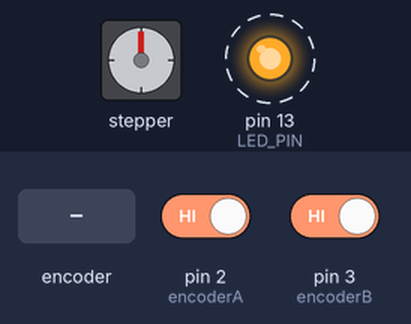
A sketch run on a simulated Arduino Uno, built with avr-gcc and run on an emulated ATmega328P. Parts: stepper motor, output pins drawn as LEDs (lit = HIGH). Dashed ring = blinking. Inputs (shaded band) come from the test bench; at power-on: pin 2 (encoderA) HIGH, pin 3 (encoderB) HIGH. Stepper angles assume 200 steps per turn.

Above: at 1.28 s.
1.3 s: rotary encoder on pin 2 (encoderA) / pin 3 (encoderB) turned 1 step (first pin leading)
At 1.46 s:
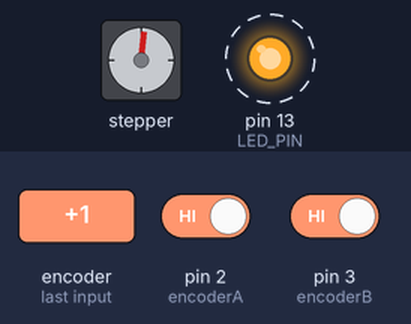
4.3 s: rotary encoder on pin 2 (encoderA) / pin 3 (encoderB) turned 3 steps (first pin leading)
At 4.9 s:
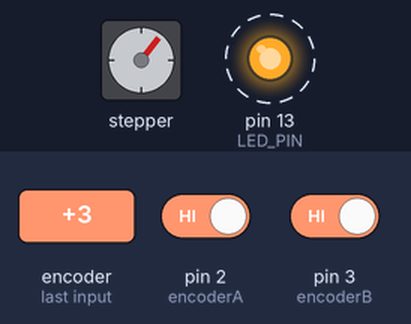
7.3 s: rotary encoder on pin 2 (encoderA) / pin 3 (encoderB) turned 1 step (first pin leading)
At 7.52 s:
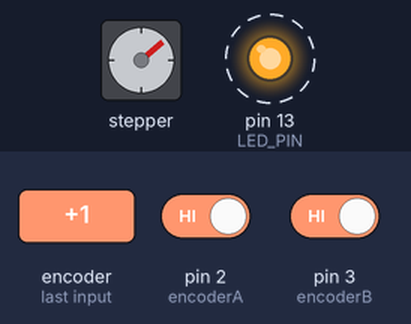
10.3 s: rotary encoder on pin 2 (encoderA) / pin 3 (encoderB) turned 3 steps (first pin leading)
At 10.96 s:
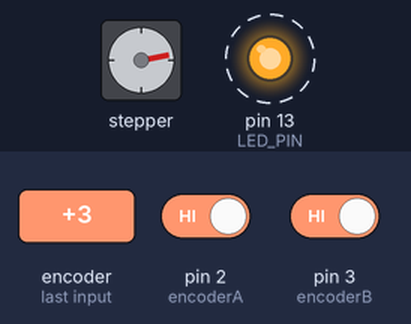
13.3 s: rotary encoder on pin 2 (encoderA) / pin 3 (encoderB) turned 1 step (first pin leading)
At 13.59 s:
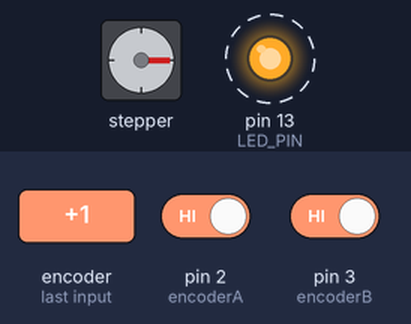
Timing chart, 0 to 17.3 s (numbered marks = the images above; inputs shaded):
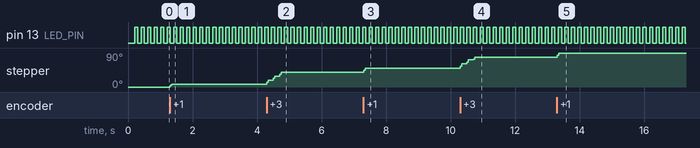

The sketch:

SwingUp.ino
```cpp
#include <AccelStepper.h>
#include <AS5600.h>
#include <Wire.h>

// Define the stepper motor connections
#define dirPin 8  // Direction
#define stepPin 9 // Step
#define LED_PIN 13

#define encoderA 2
#define encoderB 3

#define frac(x) (int(1000 * (x - int(x))))

// Create an instance of the AccelStepper class
AccelStepper stepper(AccelStepper::DRIVER, stepPin, dirPin);

#define stepsPerRevolution 200 * 4 // 200 steps per revolution * 4 microsteps

volatile long encoderPosition = 0;

float pendulum_initial_position = 0.0f;
float pendulum_target_deg = 180.0;
float motor_target_pos = 0.0;

float prevError = 0.0;
float integral = 0.0;

// // Variables for PID control
/*
float Kp = 5.0;
float Ki = 0.0;
float Kd = 0.0;
*/

// Ziegler-Nichols parameters
float Ku = 2.0; // critical gain
float Tu = 0.1; // oscillation period

// Variables for PID control
float Kp = 10 * Ku; // Was 1.5
float Ki = 0 * Kp / Tu; // Was 0.15
float Kd = 0 * Kp * Tu / 8;

// Define the control frequency and period
const int controlFrequency = 10000;                // in Hertz
const float controlPeriod = 1 / controlFrequency; // in seconds

bool justStarted = true;

// Define variables for moving average filter
double pendulum_actual_deg;

// State machine variables
enum State
{
    WAITING,
    SWINGING_UP,
    BALANCING
};
State state = WAITING;

bool can_print = false;

void tare_pendulum_encoder()
{
    pendulum_initial_position = 0.0;
    pendulum_initial_position = convertRawAngleToDegrees();
}

// Computes the smoothing coefficient for an exponential low-pass filter based on the desired cutoff frequency.
// This coefficient, `alpha`, determines how much of the previous state and the new value contribute to the filtered result.
//
// The coefficient is calculated based on the following parameters:
// - `freq`: Desired cutoff frequency in Hz (cycles per second). This defines the point below which the signal will pass
//          through the filter and above which it will be attenuated. Frequencies higher than this cutoff will be filtered out.
// - `dt`: Time interval between updates (in seconds). This value is the time step between consecutive filter updates.
//
// The coefficient `alpha` is bounded between 0.0 and 1.0:
// - 0.0 means no smoothing (only the latest value is used, and no memory of previous states).
// - 1.0 means no update (only the previous state is retained, and the new values are ignored).
//
// The function computes `alpha` using the following formula, where `omega` is the angular frequency corresponding to the desired cutoff frequency:
//   omega = 2 * π * freq
//   alpha = (1 - omega * dt / 2) / (1 + omega * dt / 2)
//
// After computing the coefficient, it is clamped between 0.0 and 1.0 to ensure stability and prevent extreme values.
//
// Example usage:
//   double alpha = alpha_from_freq(500.0, 0.002); // For a 500 Hz cutoff with a 2ms time step.
//
// Returns:
//   The clamped smoothing coefficient `alpha`, which is used in the exponential low-pass filter.
double alpha_from_freq(double freq, double dt)
{
    // Compute the angular frequency (omega)
    double omega = 2.0 * M_PI * freq;

    // Compute the smoothing coefficient (alpha)
    double coeff = (1.0 - omega * dt / 2.0) / (1.0 + omega * dt / 2.0);

    // Clamp the coefficient between 0.0 and 1.0 to prevent instability
    if (coeff < 0.0)
    {
        coeff = 0.0;
    }
    if (coeff > 1.0)
    {
        coeff = 1.0;
    }

    return coeff;
}

void print_plot(float target, float pos)
{
    static unsigned long t0 = 0;
    if (can_print)
    {
        unsigned long t1 = millis();
        if (t1 - t0 > 10)
        {
            t0 = t1;
            // Print the actual and target motor positions
            Serial.print(stepper.currentPosition());
            Serial.print(",");
            Serial.print(target);
            Serial.print(",");
            Serial.println(pos);
        }
    }
}

void check_serial()
{
    if (Serial.available())
    {
        char buffer[1024];
        int size = Serial.readBytes(buffer, 1024);
        if (size >= 0)
        {
            char cmd = buffer[0];
            switch (cmd)
            {
            case 'P':
            case 'p':
                can_print = !can_print;
                break;
            case 'M':
            case 'm':
                //print_magnet_info();
                break;
            case 'T':
            case 't':
                tare_pendulum_encoder();
                break;
            }
        }
    }
}

void setup()
{
    Serial.begin(115200); // Start the serial communication
    pinMode(encoderA, INPUT_PULLUP);
    pinMode(encoderB, INPUT_PULLUP);

    attachInterrupt(digitalPinToInterrupt(encoderA), readEncoder, CHANGE);

    pinMode(LED_PIN, OUTPUT);
    digitalWrite(LED_PIN, HIGH);

    // Set the maximum speed and acceleration
    stepper.setMaxSpeed(200000);
    stepper.setAcceleration(100000);

    // Set initial position
    tare_pendulum_encoder();

    digitalWrite(LED_PIN, LOW);

    pendulum_actual_deg = convertRawAngleToDegrees();
}

void blink()
{
    static unsigned long t0 = 0;
    static bool is_on = false;
    int period = can_print ? 500 : 100;
    unsigned long t1 = millis();
    if (t1 - t0 > period)
    {
        digitalWrite(LED_PIN, is_on ? HIGH : LOW);
        is_on = !is_on;
        t0 = t1;
    }
}

void loop()
{
    blink();

    check_serial();

    static unsigned long prevTimeUS = 0;
    unsigned long currentTimeUS = micros();
    unsigned long dt = currentTimeUS - prevTimeUS;
    float elapsedTime = (float)dt * 1e-6;
    prevTimeUS = currentTimeUS;

    // first, we wait for a person to move the pendulum close to the vertical position.
    // then we start the motor and we try to balance it.
    // we should not command the motor beyond +-90 degrees from its starting position.

    double alpha = alpha_from_freq(500.0, (double)dt * 1e-6);
    // Get the pendulum position
    pendulum_actual_deg = alpha * pendulum_actual_deg + (1.0 - alpha) * convertRawAngleToDegrees();

    // Find closest upright target
    int revs = pendulum_actual_deg / 360;
    pendulum_target_deg = 180.0f * (pendulum_actual_deg > 0 ? 1.0f : -1.0f) + 360.0f * (float)revs;

    float margin_in_deg = 30.0; // in degrees
    bool pendulum_close_to_vertical = fabs(pendulum_target_deg - pendulum_actual_deg) <= margin_in_deg;

    if (state == WAITING)
    {
        if (pendulum_close_to_vertical)
        {
            // Switch the state to 'balancing'
            state = BALANCING;

            // Enable the motor outputs
            //stepper.enableOutputs();

            // Set the motor target position to the current position
            motor_target_pos = stepper.currentPosition();
        }

        else if (elapsedTime >= controlPeriod)
        {

            float current_pendulum_velocity = calculate_velocity_simple(pendulum_actual_deg, elapsedTime);

            //motor_target_pos = stepper.currentPosition() + swing_up_bang_bang(pendulum_actual_deg, current_pendulum_velocity);
            motor_target_pos = stepper.currentPosition() + swing_up_bang_bang_improved(pendulum_actual_deg, current_pendulum_velocity);

            stepper.moveTo(motor_target_pos);
        }

        stepper.moveTo(motor_target_pos);
        stepper.run();
    }
    else if (state == BALANCING)
    {
        if (!pendulum_close_to_vertical)
        {
            // Switch the state to 'waiting'
            state = WAITING;

            // Stop the motor
            stepper.stop();

            // Disable the motor outputs
            //stepper.disableOutputs();

            // Reset the PID control variables
            prevError = 0.0;
            integral = 0.0;
        }
    }

    if (state == BALANCING && elapsedTime >= controlPeriod)
    {
        // Calculate the error
        float error = pendulum_target_deg - pendulum_actual_deg;

        // Calculate the integral
        integral += error * elapsedTime;

        // Calculate the derivative
        float derivative = (error - prevError) / elapsedTime;
        prevError = error;

        // Calculate the PID output
        float output = Kp * error + Ki * integral + Kd * derivative;

        // Limit the output to prevent the motor from moving too fast
        long output_limit = convertDegreesToSteps(30);
        if (output > output_limit)
        {
            output = output_limit;
        }
        else if (output < -output_limit)
        {
            output = -output_limit;
        }

        // Update motor target position based on PID output
        motor_target_pos = stepper.currentPosition() + output;

        // Move the motor
        stepper.moveTo(motor_target_pos);
    }

    if (state == BALANCING)
    {
        // Move the motor to the target position
        stepper.moveTo(motor_target_pos);

        // Run the stepper motor
        stepper.run();
    }
}

long convertDegreesToSteps(float degrees)
{
    // Convert degrees to steps
    return degrees * stepsPerRevolution / 360;
}

/*
 * Convert the raw angle from the AS5600 magnetic encoder to degrees.
 */

long readEncoder() {
  bool A = digitalRead(encoderA);
  bool B = digitalRead(encoderB);

  encoderPosition += (A == B) ? 1 : -1;

  return encoderPosition;
}

float convertRawAngleToDegrees()
{
    static long raw_prev = 0;
    static bool first_reading = true;
    static float position = 0.0f;
    // Get the current position of the AS5600
    noInterrupts();
    long raw = encoderPosition;
    interrupts();

    if (first_reading)
    {
        raw_prev = raw;
        first_reading = false;
    }
    long delta = raw - raw_prev;
    position += (float)delta * 0.3;
    raw_prev = raw;

    return position;
}

// Helper function to get sign of a number
float sign(float value)
{
    if (value > 0) return 1.0f;
    if (value < 0) return -1.0f;
    return 0.0f;
}

float calculate_velocity_simple(float current_position_deg, float elapsed_time_sec)
{
    static float previous_position = 0.0f;
    static bool first_call = true;

    if (first_call)
    {
        previous_position = current_position_deg;
        first_call = false;
        return 0.0f;
    }

    float velocity = (current_position_deg - previous_position) / elapsed_time_sec;
    previous_position = current_position_deg;

    return velocity; // degrees per second
}

// Simple bang-bang swing-up controller
float swing_up_bang_bang(float pendulum_angle_deg, float pendulum_velocity_deg_per_sec)
{

    static const float SWING_AMPLITUDE = 5000.0f;
    static const float VELOCITY_THRESHOLD = 10.0f;
    static const float ANGLE_THRESHOLD = 60.0f; // Aplicăm control doar când e aproape de jos

    float control_output = 0.0f;

    // Aplicăm control doar când pendulul se mișcă suficient de repede
    // și este în zona de jos (nu când e sus)
    if (fabs(pendulum_velocity_deg_per_sec) > VELOCITY_THRESHOLD
        && fabs(pendulum_angle_deg) < ANGLE_THRESHOLD
        )
    {
        // REGULA SIMPLĂ: Aplică forță în direcția mișcării pentru a adăuga energie
        control_output = SWING_AMPLITUDE * -sign(pendulum_velocity_deg_per_sec);
    }

    return control_output;
}

float swing_up_bang_bang_improved(float pendulum_angle_deg, float pendulum_velocity_deg_per_sec)
{
    static const float SWING_AMPLITUDE = 12000.0f;      // Amplitudine de bază mai mare
    static const float VELOCITY_THRESHOLD = 12.0f;      // Prag mai mic pentru mai mult control
    static const float ANGLE_THRESHOLD = 120.0f;        // Extinde zona de control mult mai sus
    static const float HIGH_ANGLE_THRESHOLD = 80.0f;    // Zona critică de la 80°
    static const float HIGH_ANGLE_AMPLITUDE = 20000.0f; // Amplitudine foarte mare pentru zona critică
    static const float ULTRA_HIGH_THRESHOLD = 120.0f;   // Zona ultra-critică
    static const float ULTRA_HIGH_AMPLITUDE = 25000.0f; // Amplitudine maximă pentru ultima împingere

    float control_output = 0.0f;
    float abs_angle = fabs(pendulum_angle_deg);
    float abs_velocity = fabs(pendulum_velocity_deg_per_sec);

    // Control activ până la 120° pentru a forța pendulul să treacă de 160°
    if (abs_velocity > VELOCITY_THRESHOLD && abs_angle < ANGLE_THRESHOLD)
    {
        float amplitude = SWING_AMPLITUDE;

        // Amplitudine progresivă în funcție de unghi
        if (abs_angle > ULTRA_HIGH_THRESHOLD)
        {
            // Zona finală - forță maximă pentru a trece de 160°
            amplitude = ULTRA_HIGH_AMPLITUDE;
        }
        else if (abs_angle > HIGH_ANGLE_THRESHOLD)
        {
            // Zona critică - forță mare
            amplitude = HIGH_ANGLE_AMPLITUDE;
        }

        // În zona foarte înaltă (>100°), reduci pragul de viteză pentru mai mult control
        float velocity_threshold = VELOCITY_THRESHOLD;
        if (abs_angle > 100.0f) {
            velocity_threshold = 8.0f; // Control mai agresiv la unghiuri mari
        }

        if (abs_velocity > velocity_threshold) {
            float energy_direction = -sign(pendulum_velocity_deg_per_sec);
            control_output = amplitude * energy_direction;
        }
    }

    return control_output;
}
```

Measured:
- after the input at 4.3 s, stepper: turns 32° clockwise in 0.45 s, starting at once
- after the input at 7.3 s, stepper: goes 45° 0.05 s, then 50°, starting at once
- after the input at 10.3 s, stepper: turns 29° clockwise in 0.45 s, starting at once
- after the input at 13.3 s, stepper: goes 84° 0.05 s, then 90°, starting at once
- by itself, pin 13 (LED_PIN): alternates HIGH for 0.10 s and LOW for 0.10 s
